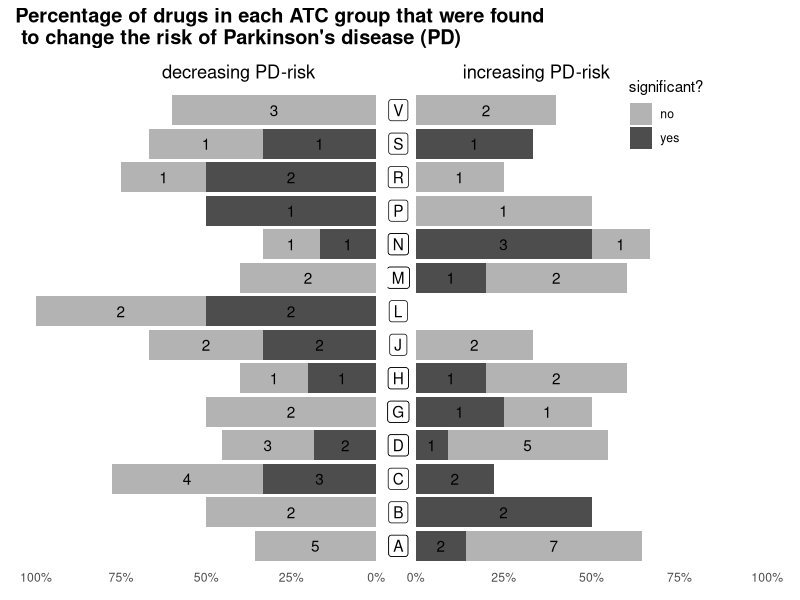
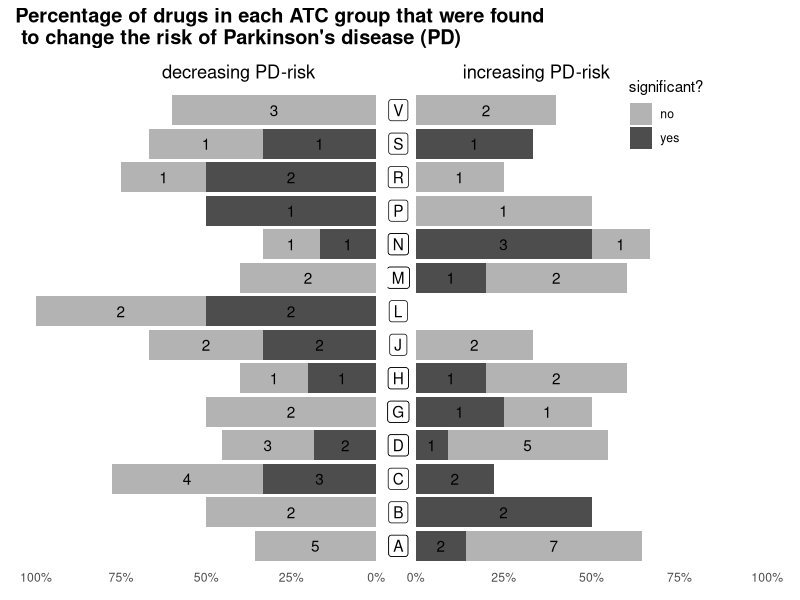

R code for these plots, in order:
# DESCRIPTION: General analysis of the ATC-level2 results
# AUTHOR: Julia Romanowska
# DATE CREATED: 2022-02-04
# DATE MODIFIED: 2022-02-14

# SETUP --------------
library(tidyverse)
library(here)
library(patchwork)

# READ DATA --------------
# official ATC descriptions + DDD
atc_descr <- read_csv(
	here("DATA", "2020_ATC_Index_with_DDDs_electronic_version.csv")
	) %>%
	rename_with(~ str_replace_all(
		.x,
		pattern = fixed(" "),
		replacement = fixed("_")
	)
	)
atc_descr

# all the results
atc2level_all <- read_csv(
	here(
		"DATA",
		"expose_2_prescr_PD-4prescr-levo-mao-b_age-time-scale_results_atc2level_all.csv"
	)
)
atc2level_all

# sex-stratified
atc2level_men <- read_csv(
	here(
		"DATA",
		"expose_2_prescr_PD-4prescr-levo-mao-b_age-time-scale_results_atc2level_men.csv"
	)
)
atc2level_men
atc2level_women <- read_csv(
	here(
		"DATA",
		"expose_2_prescr_PD-4prescr-levo-mao-b_age-time-scale_results_atc2level_women.csv"
	)
)
atc2level_women

# maybe we don't need _all_ the variables at all times
atc2level_all_compact <- atc2level_all %>%
	select(-(coeff:CI.low), -p.val.group, -users.group, -hover.text)
atc2level_men_compact <- atc2level_men %>%
	select(-(coeff:CI.low), -p.val.group, -users.group, -hover.text)
atc2level_women_compact <- atc2level_women %>%
	select(-(coeff:CI.low), -p.val.group, -users.group, -hover.text)

# ANALYSE --------------
# 1. how many significant per group?
signif_per_group_all <- atc2level_all_compact %>%
	mutate(signif = p.adj.FDR < 0.05) %>%
	mutate(
		direction_change = ifelse(
			HR < 1,
			yes = "decrease",
			no = "increase"
		)
	) %>%
	group_by(group, direction_change) %>%
	count(signif)

drugs_per_group <- atc2level_all_compact %>%
	count(group, name = "drugs_per_group")

signif_per_group_all <- signif_per_group_all %>%
	left_join(drugs_per_group) %>%
	mutate(prcnt = n/drugs_per_group * 100) %>%
	ungroup() %>%
	mutate(group = as.factor(group))
signif_per_group_all

prcnt_signif_incr <- signif_per_group_all %>%
	filter(direction_change == "increase") %>%
	# there were no drugs found to 'increase PD-risk' in L-group!
	tibble::add_row(
		group = "L",
		direction_change = "increase",
		signif = FALSE,
		n = NA,
		drugs_per_group = NA,
		prcnt = 0
	) %>%
	ggplot(aes(x = group, y = prcnt, fill = signif)) +
	geom_col(aes()) +
	geom_label(
		aes(
			x = group, y = -5, label = group
		),
		position = position_dodge(width = 1),
		inherit.aes = FALSE
	) +
	scale_fill_manual(
		values = c("grey70", "grey30"),
		name = "significant?",
		labels = c("no", "yes")
	) +
	coord_flip() +
	geom_text(
		aes(label = as.character(n)),
		position = position_stack(vjust = 0.5, reverse = FALSE)
	) +
	theme_minimal() +
	scale_y_continuous(
		expand = c(0,0),
		limits = c(-8, 105),
		breaks = seq(0, 100, 25),
		labels = paste0(seq(0, 100, 25), "%")
	) +
	labs(title = "increasing PD-risk") +
	theme(
		panel.grid = element_blank(),
		axis.title.y = element_blank(),
		axis.title.x = element_blank(),
		axis.text.y = element_blank(),
		panel.spacing.x = unit(0, units = "cm"),
		legend.position = c(0.7, 0.95),
		plot.title = element_text(hjust = 0.3)
	)

prcnt_signif_decr <- signif_per_group_all %>%
	filter(direction_change == "decrease") %>%
	ggplot(aes(x = group, y = -prcnt, fill = signif)) +
	geom_col() +
	scale_fill_manual(
		values = c("grey70", "grey30")
	) +
	coord_flip() +
	geom_text(
		aes(label = as.character(n)),
		position = position_stack(vjust = 0.5, reverse = FALSE)
	) +
	theme_minimal() +
	scale_y_continuous(
		expand = c(0,0),
		limits = c(-105, 0),
		breaks = seq(-100, 0, 25),
		labels = paste0(seq(100, 0, -25), "%")
	) +
	labs(title = "decreasing PD-risk") +
	theme(
		panel.grid = element_blank(),
		axis.title.y = element_blank(),
		axis.title.x = element_blank(),
		axis.text.y = element_blank(),
		panel.spacing.x = unit(0, units = "cm"),
		legend.position = "none",
		plot.margin = unit(c(5.5, 0, 5.5, 5.5), units = "points"),
		plot.title = element_text(hjust = 0.7)
	)

prcnt_signif_decr + prcnt_signif_incr +
	plot_layout(widths = c(0.9, 1)) +
	plot_annotation(
		title = "Percentage of drugs in each ATC group that were found\n to change the risk of Parkinson's disease (PD)",
		theme = theme(title = element_text(face = "bold", size = 12))
	)

ggsave(here("FIGURES", "prcnt_drugs_per_ATC_group_risk_change.png"))

# which groups are which?
signif_per_group_all <- signif_per_group_all %>%
	left_join(
		atc_descr %>% select(ATC_code, ATC_level_name),
		by = c("group" = "ATC_code")
	)
summary_atc_group_tbl <- signif_per_group_all %>%
		distinct(group, ATC_level_name, drugs_per_group) %>%
		mutate(ATC_level_name = str_to_title(ATC_level_name)) %>%
		select(group, ATC_level_name, drugs_per_group)

knitr::kable(summary_atc_group_tbl)

latex_table <- knitr::kable(
	summary_atc_group_tbl,
	format = "latex"
)

# 2. 

